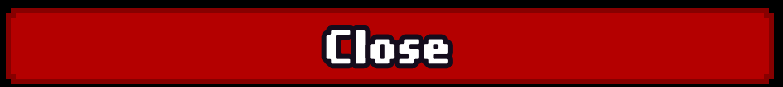
#> input picture assets/close.png, 783 x 87 px, given in place of activate.png, which was not available
$ python bot.py
#> lines starting #> are read from the running program, lines starting #| are printed output that depends on the picture; pictures that were not available may be replaced by others from this repository, and a replacement may not be noted
import cv2
import pyautogui
from PIL import ImageGrab
import numpy as np
import time


def capture_game_window():
    screenshot = ImageGrab.grab()
    return cv2.cvtColor(np.array(screenshot), cv2.COLOR_BGR2GRAY).astype(np.uint8)


def template_from_path(image_path):
#> called with image_path = './assets/activate.png'
    print(f"Reading image {image_path}")
    template = cv2.imread(image_path, cv2.IMREAD_UNCHANGED)
#> template is the input picture: shape (87, 783, 4); mean B, G, R, A 8, 7.4, 144.3, 218.1
    return cv2.cvtColor(template, cv2.COLOR_BGRA2GRAY).astype(np.uint8)
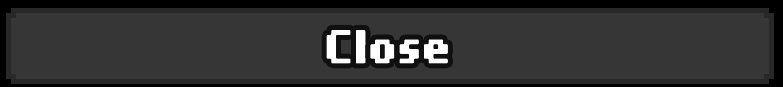
#> returned value: shape (87, 783); min 0, max 255, mean 48.5


# [12 lines left out: functions find_image_color, click_action, not called in this run]


def chest_action(pos):
    print("Chest found!")
    click_action(pos)


# [5 lines left out: function drag_action, not called in this run]


IMG_TO_ACTION = {
    "activate": click_action,
    "close": click_action,
    "close2": click_action,
    "chest": chest_action,
    "left": lambda pos: drag_action(pos, -700),
    "right": lambda pos: drag_action(pos, 700),
    "rage": click_action,
}
IMG_TO_TEMPLATE = {
    k: template_from_path(f"./assets/{k}.png") for k in IMG_TO_ACTION.keys()
}
#> call 3 of template_from_path, with image_path = './assets/close2.png'
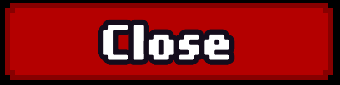
#> input picture assets/close2.png, 340 x 85 px
#> in template_from_path, template is the input picture: shape (85, 340, 4); mean B, G, R, A 20.4, 18.9, 140, 222
#> in template_from_path (call 3), `return cv2.cvtColor(template, cv2.COLOR_BGRA2GRAY).astype(np.uint8)`:
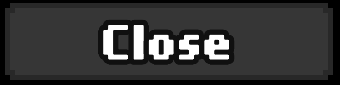
#> returned value: shape (85, 340); min 0, max 255, mean 55.3
#> (the run stopped early here; a loop or call above may not have finished)
